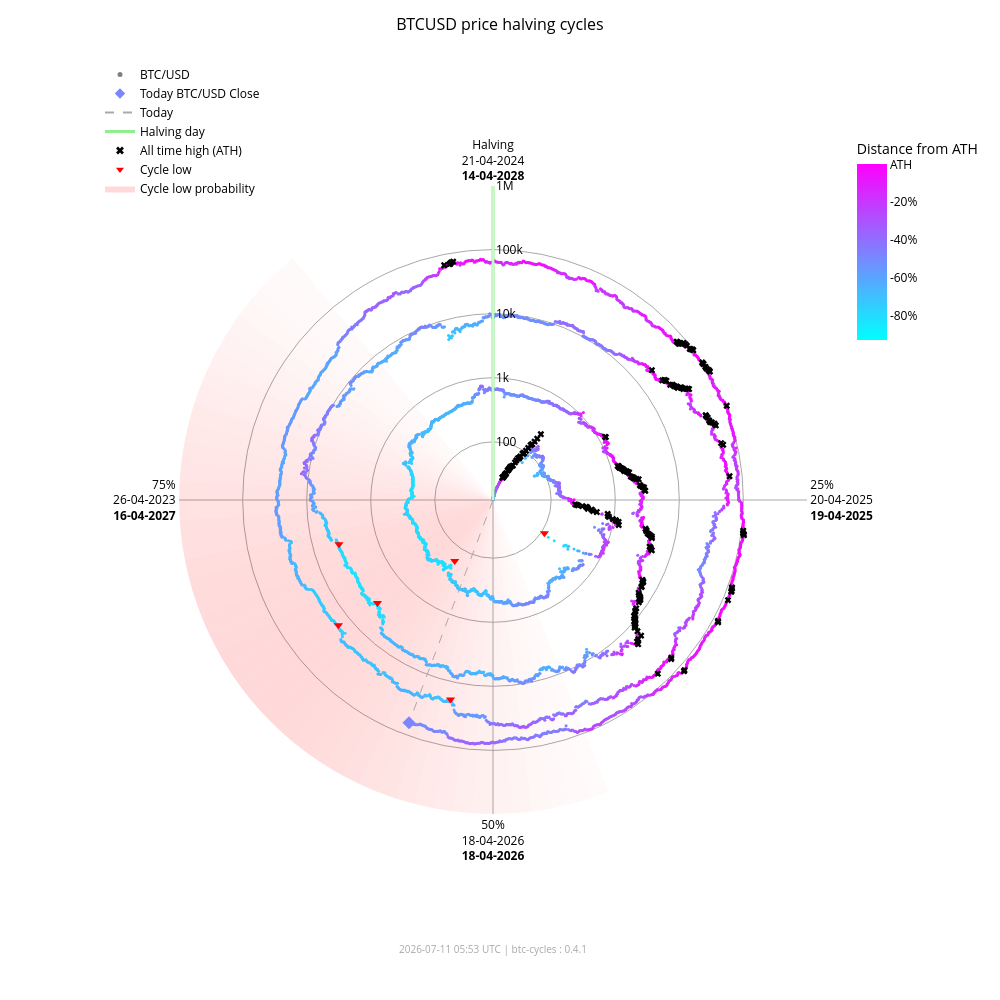

This figure's notebook cell:
### Markdown cell above
### Interactive chart (plotly)

### Code cell
fig_interactive = btc.plot(
    kind="interactive",
    from_date="2012-11-28",
)
# plotly config for interactivity
config = {"scrollZoom": True, "displayModeBar": True}
# display in notebook
fig_interactive.show(config=config)

### Figure 1 — Plotly figure (JSON) as saved in the notebook; plotly's stock layout.template omitted (floating-point values rounded to 4 significant figures; data arrays with more than 128 entries replaced by an {"elided": "..."} marker saying what was removed)
{"data": [{"fill": "toself", "fillcolor": "rgba(255,0,0,0.017168280509461755)", "hoverinfo": "skip", "line": {"width": 0}, "mode": "lines", "r": [12.35, 1000000, 1000000, 12.35, 12.35], "showlegend": false, "theta": [158.4, 158.4, 162.0, 162.0, 158.4], "type": "scatterpolar"}, {"fill": "toself", "fillcolor": "rgba(255,0,0,0.022114794501891175)", "hoverinfo": "skip", "line": {"width": 0}, "mode": "lines", "r": [12.35, 1000000, 1000000, 12.35, 12.35], "showlegend": false, "theta": [162.0, 162.0, 165.6, 165.6, 162.0], "type": "scatterpolar"}, {"fill": "toself", "fillcolor": "rgba(255,0,0,0.02790404259511669)", "hoverinfo": "skip", "line": {"width": 0}, "mode": "lines", "r": [12.35, 1000000, 1000000, 12.35, 12.35], "showlegend": false, "theta": [165.6, 165.6, 169.2, 169.2, 165.6], "type": "scatterpolar"}, {"fill": "toself", "fillcolor": "rgba(255,0,0,0.034518294852420334)", "hoverinfo": "skip", "line": {"width": 0}, "mode": "lines", "r": [12.35, 1000000, 1000000, 12.35, 12.35], "showlegend": false, "theta": [169.2, 169.2, 172.8, 172.8, 169.2], "type": "scatterpolar"}, {"fill": "toself", "fillcolor": "rgba(255,0,0,0.041901979682821514)", "hoverinfo": "skip", "line": {"width": 0}, "mode": "lines", "r": [12.35, 1000000, 1000000, 12.35, 12.35], "showlegend": false, "theta": [172.8, 172.8, 176.4, 176.4, 172.8], "type": "scatterpolar"}, {"fill": "toself", "fillcolor": "rgba(255,0,0,0.04996405861294358)", "hoverinfo": "skip", "line": {"width": 0}, "mode": "lines", "r": [12.35, 1000000, 1000000, 12.35, 12.35], "showlegend": false, "theta": [176.4, 176.4, 180.0, 180.0, 176.4], "type": "scatterpolar"}, {"fill": "toself", "fillcolor": "rgba(255,0,0,0.05858349692240514)", "hoverinfo": "skip", "line": {"width": 0}, "mode": "lines", "r": [12.35, 1000000, 1000000, 12.35, 12.35], "showlegend": false, "theta": [180.0, 180.0, 183.6, 183.6, 180.0], "type": "scatterpolar"}, {"fill": "toself", "fillcolor": "rgba(255,0,0,0.06761662035375064)", "hoverinfo": "skip", "line": {"width": 0}, "mode": "lines", "r": [12.35, 1000000, 1000000, 12.35, 12.35], "showlegend": false, "theta": [183.6, 183.6, 187.2, 187.2, 183.6], "type": "scatterpolar"}, {"fill": "toself", "fillcolor": "rgba(255,0,0,0.07690481219944661)", "hoverinfo": "skip", "line": {"width": 0}, "mode": "lines", "r": [12.35, 1000000, 1000000, 12.35, 12.35], "showlegend": false, "theta": [187.2, 187.2, 190.8, 190.8, 187.2], "type": "scatterpolar"}, {"fill": "toself", "fillcolor": "rgba(255,0,0,0.08628112000611096)", "hoverinfo": "skip", "line": {"width": 0}, "mode": "lines", "r": [12.35, 1000000, 1000000, 12.35, 12.35], "showlegend": false, "theta": [190.8, 190.8, 194.4, 194.4, 190.8], "type": "scatterpolar"}, {"fill": "toself", "fillcolor": "rgba(255,0,0,0.09557490841018089)", "hoverinfo": "skip", "line": {"width": 0}, "mode": "lines", "r": [12.35, 1000000, 1000000, 12.35, 12.35], "showlegend": false, "theta": [194.4, 194.4, 198.0, 198.0, 194.4], "type": "scatterpolar"}, {"fill": "toself", "fillcolor": "rgba(255,0,0,0.10461455782963762)", "hoverinfo": "skip", "line": {"width": 0}, "mode": "lines", "r": [12.35, 1000000, 1000000, 12.35, 12.35], "showlegend": false, "theta": [198.0, 198.0, 201.6, 201.6, 198.0], "type": "scatterpolar"}, {"fill": "toself", "fillcolor": "rgba(255,0,0,0.11322908719652829)", "hoverinfo": "skip", "line": {"width": 0}, "mode": "lines", "r": [12.35, 1000000, 1000000, 12.35, 12.35], "showlegend": false, "theta": [201.6, 201.6, 205.2, 205.2, 201.6], "type": "scatterpolar"}, {"fill": "toself", "fillcolor": "rgba(255,0,0,0.12125015337052986)", "hoverinfo": "skip", "line": {"width": 0}, "mode": "lines", "r": [12.35, 1000000, 1000000, 12.35, 12.35], "showlegend": false, "theta": [205.2, 205.2, 208.8, 208.8, 205.2], "type": "scatterpolar"}, {"fill": "toself", "fillcolor": "rgba(255,0,0,0.12851590515331976)", "hoverinfo": "skip", "line": {"width": 0}, "mode": "lines", "r": [12.35, 1000000, 1000000, 12.35, 12.35], "showlegend": false, "theta": [208.8, 208.8, 212.4, 212.4, 208.8], "type": "scatterpolar"}, {"fill": "toself", "fillcolor": "rgba(255,0,0,0.13487757461161184)", "hoverinfo": "skip", "line": {"width": 0}, "mode": "lines", "r": [12.35, 1000000, 1000000, 12.35, 12.35], "showlegend": false, "theta": [212.4, 212.4, 216.0, 216.0, 212.4], "type": "scatterpolar"}, {"fill": "toself", "fillcolor": "rgba(255,0,0,0.14020862181849592)", "hoverinfo": "skip", "line": {"width": 0}, "mode": "lines", "r": [12.35, 1000000, 1000000, 12.35, 12.35], "showlegend": false, "theta": [216.0, 216.0, 219.6, 219.6, 216.0], "type": "scatterpolar"}, {"fill": "toself", "fillcolor": "rgba(255,0,0,0.14441504950654527)", "hoverinfo": "skip", "line": {"width": 0}, "mode": "lines", "r": [12.35, 1000000, 1000000, 12.35, 12.35], "showlegend": false, "theta": [219.6, 219.6, 223.2, 223.2, 219.6], "type": "scatterpolar"}, {"fill": "toself", "fillcolor": "rgba(255,0,0,0.14744459351271713)", "hoverinfo": "skip", "line": {"width": 0}, "mode": "lines", "r": [12.35, 1000000, 1000000, 12.35, 12.35], "showlegend": false, "theta": [223.2, 223.2, 226.8, 226.8, 223.2], "type": "scatterpolar"}, {"fill": "toself", "fillcolor": "rgba(255,0,0,0.14929223192296423)", "hoverinfo": "skip", "line": {"width": 0}, "mode": "lines", "r": [12.35, 1000000, 1000000, 12.35, 12.35], "showlegend": false, "theta": [226.8, 226.8, 230.4, 230.4, 226.8], "type": "scatterpolar"}, {"fill": "toself", "fillcolor": "rgba(255,0,0,0.15)", "hoverinfo": "skip", "line": {"width": 0}, "mode": "lines", "r": [12.35, 1000000, 1000000, 12.35, 12.35], "showlegend": false, "theta": [230.4, 230.4, 234.0, 234.0, 230.4], "type": "scatterpolar"}, {"fill": "toself", "fillcolor": "rgba(255,0,0,0.14965033825231114)", "hoverinfo": "skip", "line": {"width": 0}, "mode": "lines", "r": [12.35, 1000000, 1000000, 12.35, 12.35], "showlegend": false, "theta": [234.0, 234.0, 237.6, 237.6, 234.0], "type": "scatterpolar"}, {"fill": "toself", "fillcolor": "rgba(255,0,0,0.14835378057909807)", "hoverinfo": "skip", "line": {"width": 0}, "mode": "lines", "r": [12.35, 1000000, 1000000, 12.35, 12.35], "showlegend": false, "theta": [237.6, 237.6, 241.2, 241.2, 237.6], "type": "scatterpolar"}, {"fill": "toself", "fillcolor": "rgba(255,0,0,0.14623322283554635)", "hoverinfo": "skip", "line": {"width": 0}, "mode": "lines", "r": [12.35, 1000000, 1000000, 12.35, 12.35], "showlegend": false, "theta": [241.2, 241.2, 244.8, 244.8, 241.2], "type": "scatterpolar"}, {"fill": "toself", "fillcolor": "rgba(255,0,0,0.1434078538226231)", "hoverinfo": "skip", "line": {"width": 0}, "mode": "lines", "r": [12.35, 1000000, 1000000, 12.35, 12.35], "showlegend": false, "theta": [244.8, 244.8, 248.4, 248.4, 244.8], "type": "scatterpolar"}, {"fill": "toself", "fillcolor": "rgba(255,0,0,0.13997983179373427)", "hoverinfo": "skip", "line": {"width": 0}, "mode": "lines", "r": [12.35, 1000000, 1000000, 12.35, 12.35], "showlegend": false, "theta": [248.4, 248.4, 252.0, 252.0, 248.4], "type": "scatterpolar"}, {"fill": "toself", "fillcolor": "rgba(255,0,0,0.13602598258454268)", "hoverinfo": "skip", "line": {"width": 0}, "mode": "lines", "r": [12.35, 1000000, 1000000, 12.35, 12.35], "showlegend": false, "theta": [252.0, 252.0, 255.6, 255.6, 252.0], "type": "scatterpolar"}, {"fill": "toself", "fillcolor": "rgba(255,0,0,0.13159547355344953)", "hoverinfo": "skip", "line": {"width": 0}, "mode": "lines", "r": [12.35, 1000000, 1000000, 12.35, 12.35], "showlegend": false, "theta": [255.6, 255.6, 259.2, 259.2, 255.6], "type": "scatterpolar"}, {"fill": "toself", "fillcolor": "rgba(255,0,0,0.12671301775492697)", "hoverinfo": "skip", "line": {"width": 0}, "mode": "lines", "r": [12.35, 1000000, 1000000, 12.35, 12.35], "showlegend": false, "theta": [259.2, 259.2, 262.8, 262.8, 259.2], "type": "scatterpolar"}, {"fill": "toself", "fillcolor": "rgba(255,0,0,0.12138610149219965)", "hoverinfo": "skip", "line": {"width": 0}, "mode": "lines", "r": [12.35, 1000000, 1000000, 12.35, 12.35], "showlegend": false, "theta": [262.8, 262.8, 266.4, 266.4, 262.8], "type": "scatterpolar"}, {"fill": "toself", "fillcolor": "rgba(255,0,0,0.1156142551644921)", "hoverinfo": "skip", "line": {"width": 0}, "mode": "lines", "r": [12.35, 1000000, 1000000, 12.35, 12.35], "showlegend": false, "theta": [266.4, 266.4, 270.0, 270.0, 266.4], "type": "scatterpolar"}, {"fill": "toself", "fillcolor": "rgba(255,0,0,0.10939851441251548)", "hoverinfo": "skip", "line": {"width": 0}, "mode": "lines", "r": [12.35, 1000000, 1000000, 12.35, 12.35], "showlegend": false, "theta": [270.0, 270.0, 273.6, 273.6, 270.0], "type": "scatterpolar"}, {"fill": "toself", "fillcolor": "rgba(255,0,0,0.10274974912946185)", "hoverinfo": "skip", "line": {"width": 0}, "mode": "lines", "r": [12.35, 1000000, 1000000, 12.35, 12.35], "showlegend": false, "theta": [273.6, 273.6, 277.2, 277.2, 273.6], "type": "scatterpolar"}, {"fill": "toself", "fillcolor": "rgba(255,0,0,0.09569517349791425)", "hoverinfo": "skip", "line": {"width": 0}, "mode": "lines", "r": [12.35, 1000000, 1000000, 12.35, 12.35], "showlegend": false, "theta": [277.2, 277.2, 280.8, 280.8, 277.2], "type": "scatterpolar"}, {"fill": "toself", "fillcolor": "rgba(255,0,0,0.08828282625646727)", "hoverinfo": "skip", "line": {"width": 0}, "mode": "lines", "r": [12.35, 1000000, 1000000, 12.35, 12.35], "showlegend": false, "theta": [280.8, 280.8, 284.4, 284.4, 280.8], "type": "scatterpolar"}, {"fill": "toself", "fillcolor": "rgba(255,0,0,0.08058400018765345)", "hoverinfo": "skip", "line": {"width": 0}, "mode": "lines", "r": [12.35, 1000000, 1000000, 12.35, 12.35], "showlegend": false, "theta": [284.4, 284.4, 288.0, 288.0, 284.4], "type": "scatterpolar"}, {"fill": "toself", "fillcolor": "rgba(255,0,0,0.07269354608292704)", "hoverinfo": "skip", "line": {"width": 0}, "mode": "lines", "r": [12.35, 1000000, 1000000, 12.35, 12.35], "showlegend": false, "theta": [288.0, 288.0, 291.6, 291.6, 288.0], "type": "scatterpolar"}, {"fill": "toself", "fillcolor": "rgba(255,0,0,0.06472784449068783)", "hoverinfo": "skip", "line": {"width": 0}, "mode": "lines", "r": [12.35, 1000000, 1000000, 12.35, 12.35], "showlegend": false, "theta": [291.6, 291.6, 295.2, 295.2, 291.6], "type": "scatterpolar"}, {"fill": "toself", "fillcolor": "rgba(255,0,0,0.05682021976743955)", "hoverinfo": "skip", "line": {"width": 0}, "mode": "lines", "r": [12.35, 1000000, 1000000, 12.35, 12.35], "showlegend": false, "theta": [295.2, 295.2, 298.8, 298.8, 295.2], "type": "scatterpolar"}, {"fill": "toself", "fillcolor": "rgba(255,0,0,0.04911378436707333)", "hoverinfo": "skip", "line": {"width": 0}, "mode": "lines", "r": [12.35, 1000000, 1000000, 12.35, 12.35], "showlegend": false, "theta": [298.8, 298.8, 302.4, 302.4, 298.8], "type": "scatterpolar"}, {"fill": "toself", "fillcolor": "rgba(255,0,0,0.04175213714896469)", "hoverinfo": "skip", "line": {"width": 0}, "mode": "lines", "r": [12.35, 1000000, 1000000, 12.35, 12.35], "showlegend": false, "theta": [302.4, 302.4, 306.0, 306.0, 302.4], "type": "scatterpolar"}, {"fill": "toself", "fillcolor": "rgba(255,0,0,0.034868865657538876)", "hoverinfo": "skip", "line": {"width": 0}, "mode": "lines", "r": [12.35, 1000000, 1000000, 12.35, 12.35], "showlegend": false, "theta": [306.0, 306.0, 309.6, 309.6, 306.0], "type": "scatterpolar"}, {"fill": "toself", "fillcolor": "rgba(255,0,0,0.02857722515334582)", "hoverinfo": "skip", "line": {"width": 0}, "mode": "lines", "r": [12.35, 1000000, 1000000, 12.35, 12.35], "showlegend": false, "theta": [309.6, 309.6, 313.2, 313.2, 309.6], "type": "scatterpolar"}, {"fill": "toself", "fillcolor": "rgba(255,0,0,0.022961515313555197)", "hoverinfo": "skip", "line": {"width": 0}, "mode": "lines", "r": [12.35, 1000000, 1000000, 12.35, 12.35], "showlegend": false, "theta": [313.2, 313.2, 316.8, 316.8, 313.2], "type": "scatterpolar"}, {"fill": "toself", "fillcolor": "rgba(255,0,0,0.01807146942917362)", "hoverinfo": "skip", "line": {"width": 0}, "mode": "lines", "r": [12.35, 1000000, 1000000, 12.35, 12.35], "showlegend": false, "theta": [316.8, 316.8, 320.4, 320.4, 316.8], "type": "scatterpolar"}, {"hoverinfo": "text", "marker": {"color": {"elided": "4974 str values"}, "size": 3}, "mode": "markers", "r": {"elided": "4974 float values"}, "showlegend": false, "text": {"elided": "4974 str values"}, "theta": {"elided": "4974 float values"}, "type": "scatterpolar"}, {"hoverinfo": "skip", "line": {"color": "lightgreen", "width": 3}, "mode": "lines", "r": [12.35, 1000000], "showlegend": false, "theta": [0, 0], "type": "scatterpolar"}, {"hoverinfo": "skip", "line": {"color": "darkgrey", "dash": "dash", "width": 1}, "mode": "lines", "r": [12.35, 64130.0], "showlegend": false, "theta": [200.7, 200.7], "type": "scatterpolar"}, {"hoverinfo": "text", "marker": {"color": "#7a85ff", "size": 10, "symbol": "diamond"}, "mode": "markers", "r": [64130.0], "showlegend": false, "text": ["Today<br>Date: 2026-07-11<br>Price: $64,125.26"], "theta": [200.7], "type": "scatterpolar"}, {"hoverinfo": "text", "marker": {"color": "black", "size": 6, "symbol": "x"}, "mode": "markers", "r": {"elided": "195 float values"}, "showlegend": false, "text": {"elided": "195 str values"}, "theta": {"elided": "195 float values"}, "type": "scatterpolar"}, {"hoverinfo": "text", "marker": {"color": "red", "size": 8, "symbol": "triangle-down"}, "mode": "markers", "r": [111.6, 164.9, 3233.0, 3925.0, 18950.0, 15760.0], "showlegend": false, "text": ["Cycle Low<br>Date: 2014-02-21<br>Price: $111.56<br>ATH distance: -91.0%", "Cycle Low<br>Date: 2015-01-14<br>Price: $164.92<br>ATH distance: -86.7%", "Cycle Low<br>Date: 2018-12-15<br>Price: $3,232.51<br>ATH distance: -83.3%", "Cycle Low<br>Date: 2019-03-25<br>Price: $3,924.55<br>ATH distance: -79.7%", "Cycle Low<br>Date: 2022-06-18<br>Price: $18,954.25<br>ATH distance: -71.9%", "Cycle Low<br>Date: 2022-11-21<br>Price: $15,760.19<br>ATH distance: -76.7%"], "theta": [122.8, 212.1, 228.3, 254.0, 192.0, 231.0], "type": "scatterpolar"}, {"marker": {"color": "grey", "size": 5}, "mode": "markers", "name": "BTC/USD", "r": [null], "theta": [null], "type": "scatterpolar"}, {"marker": {"color": "#7a85ff", "size": 8, "symbol": "diamond"}, "mode": "markers", "name": "Today BTC/USD Close", "r": [null], "theta": [null], "type": "scatterpolar"}, {"line": {"color": "darkgrey", "dash": "dash"}, "mode": "lines", "name": "Today", "r": [null], "theta": [null], "type": "scatterpolar"}, {"line": {"color": "lightgreen", "width": 3}, "mode": "lines", "name": "Halving day", "r": [null], "theta": [null], "type": "scatterpolar"}, {"marker": {"color": "black", "size": 7, "symbol": "x"}, "mode": "markers", "name": "All time high (ATH)", "r": [null], "theta": [null], "type": "scatterpolar"}, {"marker": {"color": "red", "size": 7, "symbol": "triangle-down"}, "mode": "markers", "name": "Cycle low", "r": [null], "theta": [null], "type": "scatterpolar"}, {"fill": "toself", "fillcolor": "rgba(255,0,0,0.15)", "line": {"width": 0}, "mode": "lines", "name": "Cycle low probability", "r": [null], "theta": [null], "type": "scatterpolar"}, {"hoverinfo": "skip", "marker": {"cmax": 0, "cmin": -0.9307, "color": [0], "colorbar": {"len": 0.25, "ticktext": ["ATH", "-20%", "-40%", "-60%", "-80%", "-100%"], "tickvals": [0, -0.2, -0.4, -0.6, -0.8, -1.0], "title": {"text": "Distance from ATH"}, "x": 0.95, "y": 0.92, "yanchor": "top"}, "colorscale": {"elided": "256x2 mixed values"}, "showscale": true, "size": 0}, "mode": "markers", "r": [null], "showlegend": false, "theta": [null], "type": "scatterpolar"}], "layout": {"annotations": [{"font": {"color": "darkgrey", "size": 10}, "showarrow": false, "text": "2026-07-11 05:53 UTC | btc-cycles : 0.4.1", "x": 0.5, "xref": "paper", "y": -0.02, "yref": "paper"}], "font": {"color": "black"}, "height": 1000, "legend": {"bgcolor": "rgba(0,0,0,0)", "font": {"color": "black"}, "x": 0.0, "y": 1.0}, "margin": {"b": 60, "l": 100, "r": 80, "t": 60}, "paper_bgcolor": "white", "plot_bgcolor": "white", "polar": {"angularaxis": {"color": "black", "direction": "clockwise", "gridcolor": "darkgrey", "rotation": 90, "ticktext": ["Halving<br>21-04-2024<br><b>14-04-2028</b>", "25%<br>20-04-2025<br><b>19-04-2025</b>", "50%<br>18-04-2026<br><b>18-04-2026</b>", "75%<br>26-04-2023<br><b>16-04-2027</b>"], "tickvals": [0, 90, 180, 270]}, "bgcolor": "white", "domain": {"x": [0.1, 0.9], "y": [0.05, 0.95]}, "radialaxis": {"angle": 90, "color": "black", "gridcolor": "darkgrey", "range": [1.092, 6.0], "tickangle": 90, "ticktext": ["100", "1k", "10k", "100k", "1M"], "tickvals": [100, 1000, 10000, 100000, 1000000], "type": "log"}}, "title": {"font": {"color": "black", "size": 16}, "text": "BTCUSD price halving cycles", "x": 0.5}, "width": 1000}}
